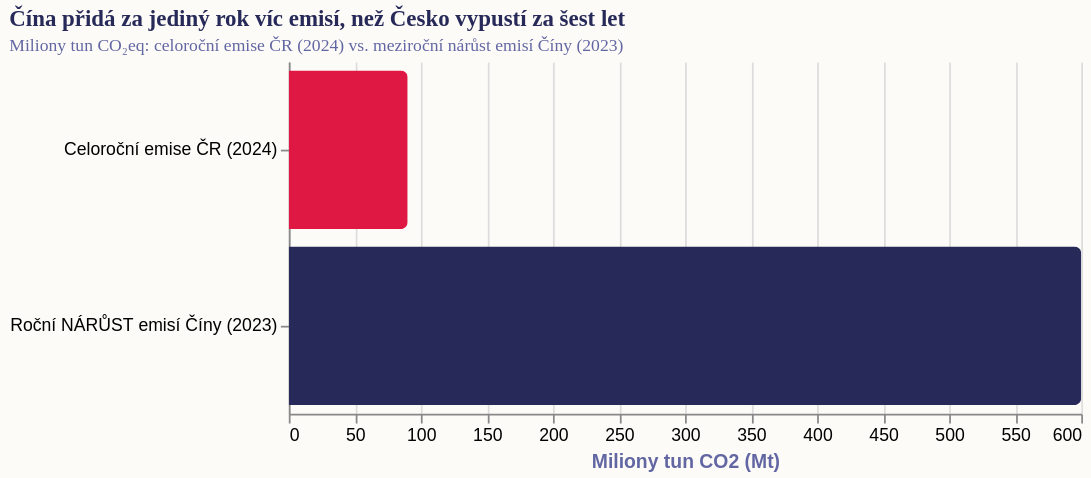

Describe this chart as a Vega-Lite specification.
### Vega-Lite specification from a JSON file in a GitHub repository (floating-point values rounded to 4 significant figures)
{"_source": "Zdroj: EDGAR Database 2025 / Fakta o klimatu", "$schema": "https://vega.github.io/schema/vega-lite/v5.json", "description": "Měřítko věcí: Roční emise ČR vs. roční nárůst Číny", "width": 450, "height": 200, "autosize": {"type": "pad", "resize": true}, "background": "#fdfbf7", "data": {"values": [{"cat": "Celoroční emise ČR (2024)", "val": 90, "color": "#de1743"}, {"cat": "Roční NÁRŮST emisí Číny (2023)", "val": 600, "color": "#272a59"}]}, "mark": {"type": "bar", "tooltip": true, "cornerRadiusEnd": 4}, "encoding": {"y": {"field": "cat", "type": "nominal", "title": null, "sort": "x"}, "x": {"field": "val", "type": "quantitative", "title": "Miliony tun CO2 (Mt)"}, "color": {"field": "color", "type": "nominal", "scale": null}}, "config": {"view": {"stroke": "transparent"}, "title": {"font": "Roboto Slab", "fontWeight": "bold", "fontSize": 13, "anchor": "start", "color": "#272a59", "subtitleFont": "Work Sans", "subtitleFontSize": 10, "subtitleColor": "#6267a3"}, "axis": {"titleColor": "#6267a3"}, "legend": {}}, "title": {"text": "Čína přidá za jediný rok víc emisí, než Česko vypustí za šest let", "subtitle": "Miliony tun CO₂eq: celoroční emise ČR (2024) vs. meziroční nárůst emisí Číny (2023)"}}
